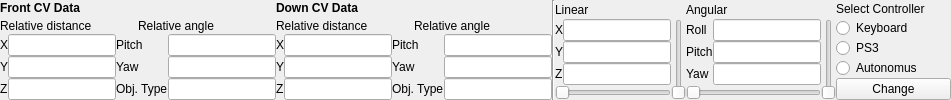
           <widget class="QFrame" name="frame_2">
            <property name="maximumSize">
             <size>
              <width>16777215</width>
              <height>151</height>
             </size>
            </property>
            <property name="frameShape">
             <enum>QFrame::NoFrame</enum>
            </property>
            <property name="frameShadow">
             <enum>QFrame::Raised</enum>
            </property>
            <property name="lineWidth">
             <number>0</number>
            </property>
            <layout class="QGridLayout" name="gridLayout_3">
             <property name="leftMargin">
              <number>0</number>
             </property>
             <property name="topMargin">
              <number>0</number>
             </property>
             <property name="rightMargin">
              <number>0</number>
             </property>
             <property name="bottomMargin">
              <number>0</number>
             </property>
             <property name="spacing">
              <number>0</number>
             </property>
             <item row="0" column="0">
              <layout class="QHBoxLayout" name="horizontalLayout_3">
               <item>
                <layout class="QVBoxLayout" name="verticalLayout_3">
                 <item>
                  <layout class="QHBoxLayout" name="horizontalLayout_2">
                   <item>
                    <widget class="QLabel" name="label_2">
                     <property name="maximumSize">
                      <size>
                       <width>16777215</width>
                       <height>17</height>
                      </size>
                     </property>
                     <property name="text">
                      <string>&lt;html&gt;&lt;head/&gt;&lt;body&gt;&lt;p&gt;&lt;span style=&quot; font-weight:600;&quot;&gt;Front CV Data&lt;/span&gt;&lt;/p&gt;&lt;/body&gt;&lt;/html&gt;</string>
                     </property>
                    </widget>
                   </item>
                   <item>
                    <widget class="QLabel" name="label_3">
                     <property name="maximumSize">
                      <size>
                       <width>282</width>
                       <height>17</height>
                      </size>
                     </property>
                     <property name="text">
                      <string>&lt;html&gt;&lt;head/&gt;&lt;body&gt;&lt;p&gt;&lt;span style=&quot; font-weight:600;&quot;&gt;Down CV Data&lt;/span&gt;&lt;/p&gt;&lt;/body&gt;&lt;/html&gt;</string>
                     </property>
                    </widget>
                   </item>
                  </layout>
                 </item>
                 <item>
                  <layout class="QHBoxLayout" name="horizontalLayout">
                   <item>
                    <widget class="QLabel" name="label_7">
                     <property name="maximumSize">
                      <size>
                       <width>16777215</width>
                       <height>17</height>
                      </size>
                     </property>
                     <property name="text">
                      <string>Relative distance</string>
                     </property>
                    </widget>
                   </item>
                   <item>
                    <widget class="QLabel" name="label_6">
                     <property name="maximumSize">
                      <size>
                       <width>16777215</width>
                       <height>17</height>
                      </size>
                     </property>
                     <property name="text">
                      <string>Relative angle</string>
                     </property>
                    </widget>
                   </item>
                   <item>
                    <widget class="QLabel" name="label_22">
                     <property name="maximumSize">
                      <size>
                       <width>16777215</width>
                       <height>17</height>
                      </size>
                     </property>
                     <property name="text">
                      <string>Relative distance</string>
                     </property>
                    </widget>
                   </item>
                   <item>
                    <widget class="QLabel" name="label_26">
                     <property name="maximumSize">
                      <size>
                       <width>16777215</width>
                       <height>17</height>
                      </size>
                     </property>
                     <property name="text">
                      <string>Relative angle</string>
                     </property>
                    </widget>
                   </item>
                  </layout>
                 </item>
                 <item>
                  <layout class="QGridLayout" name="gridLayout">
                   <item row="0" column="0">
                    <widget class="QLabel" name="label_8">
                     <property name="maximumSize">
                      <size>
                       <width>16777215</width>
                       <height>27</height>
                      </size>
                     </property>
                     <property name="text">
                      <string>X</string>
                     </property>
                    </widget>
                   </item>
                   <item row="0" column="1">
                    <widget class="QLineEdit" name="front_x">
                     <property name="maximumSize">
                      <size>
                       <width>16777215</width>
                       <height>27</height>
                      </size>
                     </property>
                     <property name="readOnly">
                      <bool>true</bool>
                     </property>
                    </widget>
                   </item>
                   <item row="0" column="2">
                    <widget class="QLabel" name="label_21">
                     <property name="maximumSize">
                      <size>
                       <width>16777215</width>
                       <height>27</height>
                      </size>
                     </property>
                     <property name="text">
                      <string>Pitch</string>
                     </property>
                    </widget>
                   </item>
                   <item row="0" column="3">
                    <widget class="QLineEdit" name="front_pitch">
                     <property name="maximumSize">
                      <size>
                       <width>16777215</width>
                       <height>27</height>
                      </size>
                     </property>
                     <property name="readOnly">
                      <bool>true</bool>
                     </property>
                    </widget>
                   </item>
                   <item row="0" column="4">
                    <widget class="QLabel" name="label_24">
                     <property name="text">
                      <string>X</string>
                     </property>
                    </widget>
                   </item>
                   <item row="0" column="5">
                    <widget class="QLineEdit" name="down_x">
                     <property name="maximumSize">
                      <size>
                       <width>16777215</width>
                       <height>27</height>
                      </size>
                     </property>
                     <property name="readOnly">
                      <bool>true</bool>
                     </property>
                    </widget>
                   </item>
                   <item row="0" column="6">
                    <widget class="QLabel" name="label_28">
                     <property name="maximumSize">
                      <size>
                       <width>16777215</width>
                       <height>27</height>
                      </size>
                     </property>
                     <property name="text">
                      <string>Pitch</string>
                     </property>
                    </widget>
                   </item>
                   <item row="0" column="7">
                    <widget class="QLineEdit" name="down_pitch">
                     <property name="maximumSize">
                      <size>
                       <width>16777215</width>
                       <height>27</height>
                      </size>
                     </property>
                     <property name="readOnly">
                      <bool>true</bool>
                     </property>
                    </widget>
                   </item>
                   <item row="1" column="0">
                    <widget class="QLabel" name="label_9">
                     <property name="maximumSize">
                      <size>
                       <width>16777215</width>
                       <height>27</height>
                      </size>
                     </property>
                     <property name="text">
                      <string>Y</string>
                     </property>
                    </widget>
                   </item>
                   <item row="1" column="1">
                    <widget class="QLineEdit" name="front_y">
                     <property name="maximumSize">
                      <size>
                       <width>16777215</width>
                       <height>27</height>
                      </size>
                     </property>
                     <property name="readOnly">
                      <bool>true</bool>
                     </property>
                    </widget>
                   </item>
                   <item row="1" column="2">
                    <widget class="QLabel" name="label_20">
                     <property name="maximumSize">
                      <size>
                       <width>16777215</width>
                       <height>27</height>
                      </size>
                     </property>
                     <property name="text">
                      <string>Yaw</string>
                     </property>
                    </widget>
                   </item>
                   <item row="1" column="3">
                    <widget class="QLineEdit" name="front_yaw">
                     <property name="maximumSize">
                      <size>
                       <width>16777215</width>
                       <height>27</height>
                      </size>
                     </property>
                     <property name="readOnly">
                      <bool>true</bool>
                     </property>
                    </widget>
                   </item>
                   <item row="1" column="4">
                    <widget class="QLabel" name="label_25">
                     <property name="text">
                      <string>Y</string>
                     </property>
                    </widget>
                   </item>
                   <item row="1" column="5">
                    <widget class="QLineEdit" name="down_y">
                     <property name="maximumSize">
                      <size>
                       <width>16777215</width>
                       <height>27</height>
                      </size>
                     </property>
                     <property name="readOnly">
                      <bool>true</bool>
                     </property>
                    </widget>
                   </item>
                   <item row="1" column="6">
                    <widget class="QLabel" name="label_27">
                     <property name="maximumSize">
                      <size>
                       <width>16777215</width>
                       <height>27</height>
                      </size>
                     </property>
                     <property name="text">
                      <string>Yaw</string>
                     </property>
                    </widget>
                   </item>
                   <item row="1" column="7">
                    <widget class="QLineEdit" name="down_aw">
                     <property name="maximumSize">
                      <size>
                       <width>16777215</width>
                       <height>27</height>
                      </size>
                     </property>
                     <property name="readOnly">
                      <bool>true</bool>
                     </property>
                    </widget>
                   </item>
                   <item row="2" column="0">
                    <widget class="QLabel" name="label_10">
                     <property name="maximumSize">
                      <size>
                       <width>16777215</width>
                       <height>27</height>
                      </size>
                     </property>
                     <property name="text">
                      <string>Z</string>
                     </property>
                    </widget>
                   </item>
                   <item row="2" column="1">
                    <widget class="QLineEdit" name="front_z">
                     <property name="maximumSize">
                      <size>
                       <width>16777215</width>
                       <height>27</height>
                      </size>
                     </property>
                     <property name="readOnly">
                      <bool>true</bool>
                     </property>
                    </widget>
                   </item>
                   <item row="2" column="2">
                    <widget class="QLabel" name="label">
                     <property name="maximumSize">
                      <size>
                       <width>16777215</width>
                       <height>27</height>
                      </size>
                     </property>
                     <property name="text">
                      <string>&lt;html&gt;&lt;head/&gt;&lt;body&gt;&lt;p&gt;Obj. Type&lt;/p&gt;&lt;/body&gt;&lt;/html&gt;</string>
                     </property>
                    </widget>
                   </item>
                   <item row="2" column="3">
                    <widget class="QLineEdit" name="front_objType">
                     <property name="maximumSize">
                      <size>
                       <width>16777215</width>
                       <height>27</height>
                      </size>
                     </property>
                     <property name="readOnly">
                      <bool>true</bool>
                     </property>
                    </widget>
                   </item>
                   <item row="2" column="4">
                    <widget class="QLabel" name="label_23">
                     <property name="text">
                      <string>Z</string>
                     </property>
                    </widget>
                   </item>
                   <item row="2" column="5">
                    <widget class="QLineEdit" name="down_z">
                     <property name="maximumSize">
                      <size>
                       <width>16777215</width>
                       <height>27</height>
                      </size>
                     </property>
                     <property name="readOnly">
                      <bool>true</bool>
                     </property>
                    </widget>
                   </item>
                   <item row="2" column="6">
                    <widget class="QLabel" name="label_29">
                     <property name="maximumSize">
                      <size>
                       <width>16777215</width>
                       <height>27</height>
                      </size>
                     </property>
                     <property name="text">
                      <string>&lt;html&gt;&lt;head/&gt;&lt;body&gt;&lt;p&gt;Obj. Type&lt;/p&gt;&lt;/body&gt;&lt;/html&gt;</string>
                     </property>
                    </widget>
                   </item>
                   <item row="2" column="7">
                    <widget class="QLineEdit" name="down_objType">
                     <property name="maximumSize">
                      <size>
                       <width>16777215</width>
                       <height>27</height>
                      </size>
                     </property>
                     <property name="readOnly">
                      <bool>true</bool>
                     </property>
                    </widget>
                   </item>
                  </layout>
                 </item>
                </layout>
               </item>
               <item>
                <widget class="Line" name="line_2">
                 <property name="orientation">
                  <enum>Qt::Vertical</enum>
                 </property>
                </widget>
               </item>
               <item>
                <layout class="QGridLayout" name="linear_cmd_vel" rowstretch="1,3,1" columnstretch="1,1">
                 <item row="2" column="0">
                  <widget class="QSlider" name="linearHorizantal">
                   <property name="orientation">
                    <enum>Qt::Horizontal</enum>
                   </property>
                  </widget>
                 </item>
                 <item row="1" column="1" rowspan="2">
                  <widget class="QSlider" name="linearVertical">
                   <property name="orientation">
                    <enum>Qt::Vertical</enum>
                   </property>
                  </widget>
                 </item>
                 <item row="1" column="0">
                  <layout class="QGridLayout" name="gridLayout_2">
                   <item row="0" column="1">
                    <widget class="QLineEdit" name="linearX">
                     <property name="readOnly">
                      <bool>true</bool>
                     </property>
                    </widget>
                   </item>
                   <item row="0" column="0">
                    <widget class="QLabel" name="label_11">
                     <property name="text">
                      <string>X</string>
                     </property>
                    </widget>
                   </item>
                   <item row="1" column="1">
                    <widget class="QLineEdit" name="linearY">
                     <property name="readOnly">
                      <bool>true</bool>
                     </property>
                    </widget>
                   </item>
                   <item row="2" column="1">
                    <widget class="QLineEdit" name="linearZ">
                     <property name="readOnly">
                      <bool>true</bool>
                     </property>
                    </widget>
                   </item>
                   <item row="1" column="0">
                    <widget class="QLabel" name="label_12">
                     <property name="text">
                      <string>Y</string>
                     </property>
                    </widget>
                   </item>
                   <item row="2" column="0">
                    <widget class="QLabel" name="label_13">
                     <property name="text">
                      <string>Z</string>
                     </property>
                    </widget>
                   </item>
                  </layout>
                 </item>
                 <item row="0" column="0">
                  <widget class="QLabel" name="label_17">
                   <property name="text">
                    <string>Linear</string>
                   </property>
                  </widget>
                 </item>
                </layout>
               </item>
               <item>
                <layout class="QGridLayout" name="angularcmd_vel" rowstretch="1,0,0">
                 <property name="sizeConstraint">
                  <enum>QLayout::SetFixedSize</enum>
                 </property>
                 <item row="1" column="0">
                  <layout class="QGridLayout" name="gridLayout_5">
                   <item row="0" column="1">
                    <widget class="QLineEdit" name="angularX">
                     <property name="readOnly">
                      <bool>true</bool>
                     </property>
                    </widget>
                   </item>
                   <item row="0" column="0">
                    <widget class="QLabel" name="label_14">
                     <property name="text">
                      <string>Roll</string>
                     </property>
                    </widget>
                   </item>
                   <item row="1" column="1">
                    <widget class="QLineEdit" name="angularY">
                     <property name="readOnly">
                      <bool>true</bool>
                     </property>
                    </widget>
                   </item>
                   <item row="2" column="1">
                    <widget class="QLineEdit" name="angularZ">
                     <property name="readOnly">
                      <bool>true</bool>
                     </property>
                    </widget>
                   </item>
                   <item row="1" column="0">
                    <widget class="QLabel" name="label_15">
                     <property name="text">
                      <string>Pitch</string>
                     </property>
                    </widget>
                   </item>
                   <item row="2" column="0">
                    <widget class="QLabel" name="label_16">
                     <property name="text">
                      <string>Yaw</string>
                     </property>
                    </widget>
                   </item>
                  </layout>
                 </item>
                 <item row="2" column="0">
                  <widget class="QSlider" name="angularHorizantal">
                   <property name="orientation">
                    <enum>Qt::Horizontal</enum>
                   </property>
                  </widget>
                 </item>
                 <item row="0" column="0">
                  <widget class="QLabel" name="label_18">
                   <property name="text">
                    <string>Angular</string>
                   </property>
                  </widget>
                 </item>
                 <item row="1" column="1" rowspan="2">
                  <widget class="QSlider" name="angularVertical">
                   <property name="orientation">
                    <enum>Qt::Vertical</enum>
                   </property>
                  </widget>
                 </item>
                </layout>
               </item>
               <item>
                <layout class="QVBoxLayout" name="controller_select">
                 <item>
                  <widget class="QLabel" name="label_19">
                   <property name="minimumSize">
                    <size>
                     <width>115</width>
                     <height>0</height>
                    </size>
                   </property>
                   <property name="maximumSize">
                    <size>
                     <width>115</width>
                     <height>16777215</height>
                    </size>
                   </property>
                   <property name="text">
                    <string>Select Controller</string>
                   </property>
                  </widget>
                 </item>
                 <item>
                  <widget class="QRadioButton" name="keyboardControl">
                   <property name="minimumSize">
                    <size>
                     <width>115</width>
                     <height>0</height>
                    </size>
                   </property>
                   <property name="maximumSize">
                    <size>
                     <width>115</width>
                     <height>16777215</height>
                    </size>
                   </property>
                   <property name="text">
                    <string>Keyboard</string>
                   </property>
                  </widget>
                 </item>
                 <item>
                  <widget class="QRadioButton" name="manualControl">
                   <property name="minimumSize">
                    <size>
                     <width>115</width>
                     <height>0</height>
                    </size>
                   </property>
                   <property name="maximumSize">
                    <size>
                     <width>115</width>
                     <height>16777215</height>
                    </size>
                   </property>
                   <property name="text">
                    <string>PS3</string>
                   </property>
                  </widget>
                 </item>
                 <item>
                  <widget class="QRadioButton" name="autonomousControl">
                   <property name="minimumSize">
                    <size>
                     <width>115</width>
                     <height>0</height>
                    </size>
                   </property>
                   <property name="maximumSize">
                    <size>
                     <width>115</width>
                     <height>16777215</height>
                    </size>
                   </property>
                   <property name="text">
                    <string>Autonomus</string>
                   </property>
                  </widget>
                 </item>
                 <item>
                  <widget class="QPushButton" name="attemptPS3">
                   <property name="minimumSize">
                    <size>
                     <width>115</width>
                     <height>0</height>
                    </size>
                   </property>
                   <property name="maximumSize">
                    <size>
                     <width>115</width>
                     <height>16777215</height>
                    </size>
                   </property>
                   <property name="text">
                    <string>Change</string>
                   </property>
                  </widget>
                 </item>
                </layout>
               </item>
              </layout>
             </item>
            </layout>
           </widget>
